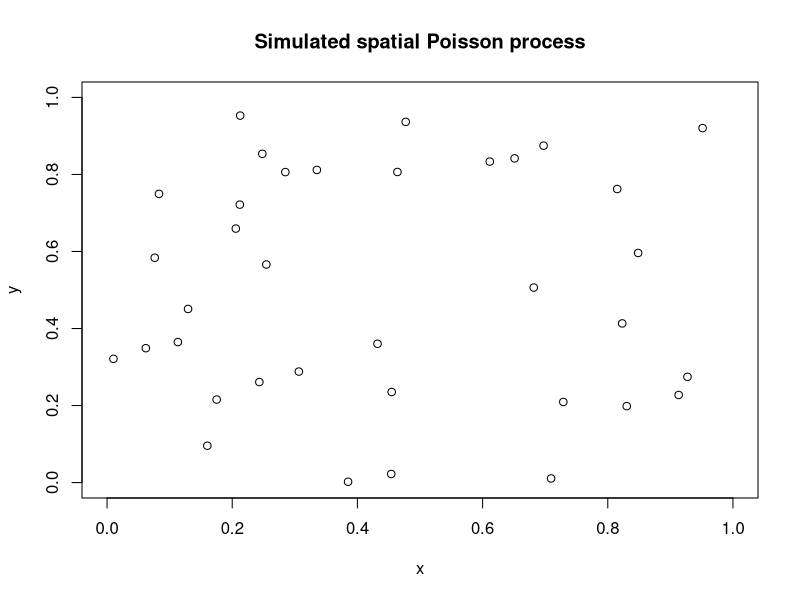
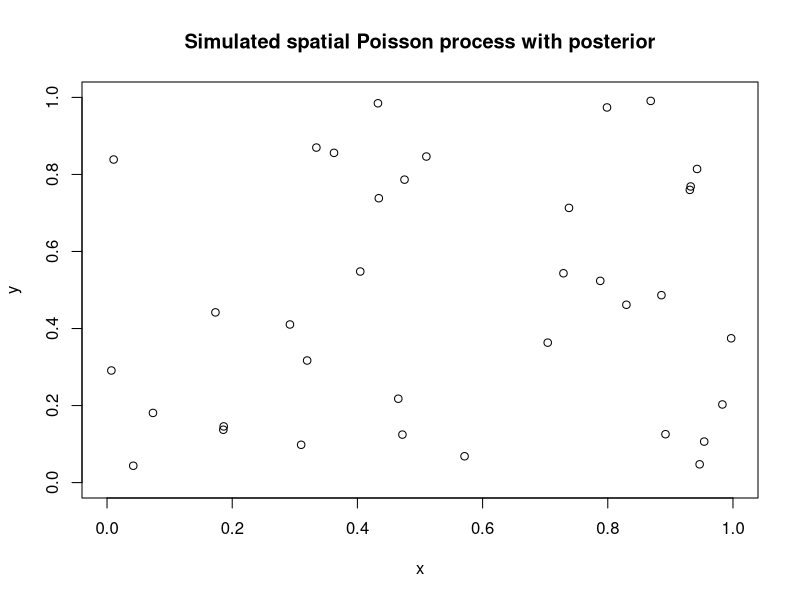
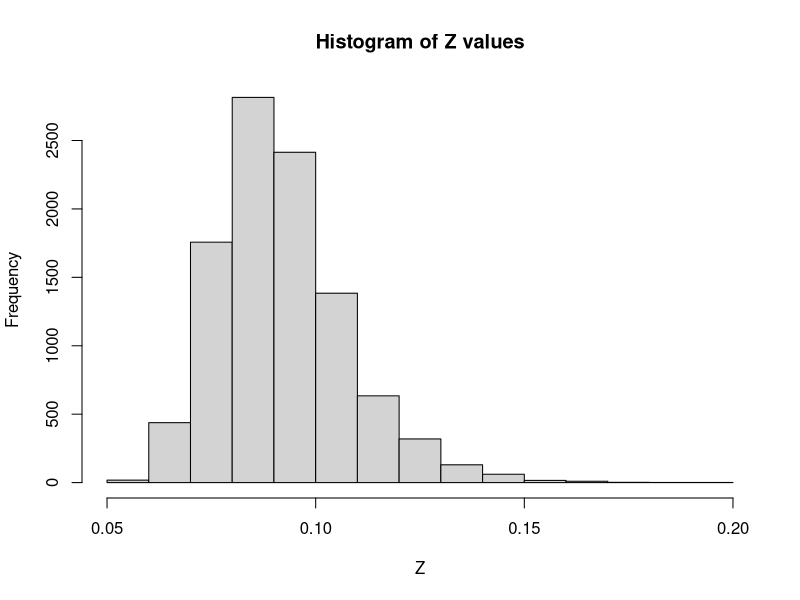

R code for these plots, in order:
# question 2b: join prob for excatly 4 trees in
# the 2 mentioned squares (with an overlapping area)
prob_2b <- function() {
  total_prob <- 0
  lambda_full <- 36
  lambda_area <- 0.4^2 * lambda_full
  lambda_overlap <- 0.2^2 * lambda_full
  lambda_non_overlap <- lambda_area - lambda_overlap

  for (i in 0:4) {
    prob_overlap <- dpois(i, lambda_overlap)
    prob_square1_non_overlap <- dpois(4 - i, lambda_non_overlap)
    prob_square2_non_overlap <- dpois(4 - i, lambda_non_overlap)
    
    total_prob <- total_prob + (prob_overlap * prob_square1_non_overlap * prob_square2_non_overlap)
  }
  return(total_prob)
}
print(prob_2b())


# question 2c: simulation
spatial_poisson_sim <- function(lambda, trials) {
    simlist <- numeric(trials)
    for (i in 1:trials){
      N <- rpois(1, lambda)
      x <- runif(N,0,1)
      y <- runif(N,0,1)
      simlist[i] = N
    }
  
  N_mean = round(mean(simlist))
  print("mean number of trees after the simulations: ")
  print(N_mean)
  x <- runif(N_mean,0,1)
  y <- runif(N_mean,0,1)
  plot(x, y, xlim=c(0,1), ylim=c(0,1), main="Simulated spatial Poisson process")
}
spatial_poisson_sim(36, 10000)

# question 2d: simulation with posterior
# Define the prior parameters for the Gamma distribution
spatial_poisson_sim_posterior <- function(trials) {
  # Update the posterior parameters based on the observed data
  alpha_post <- 0 + 36  # 36 trees observed
  beta_post <- 0 + 1 
  simlist <- numeric(trials)
  
  for (i in 1:trials) {
    N <- rgamma(1, shape = alpha_post, rate = beta_post)
    x <- runif(N,0,1)
    y <- runif(N,0,1)
    simlist[i] = N
  }
  
  N_mean = round(mean(simlist))
  print("mean number of trees after the simulations (with posterior): ")
  print(N_mean)
  x <- runif(N_mean,0,1)
  y <- runif(N_mean,0,1)
  plot(x, y, xlim=c(0,1), ylim=c(0,1), main="Simulated spatial Poisson process with posterior")
}
spatial_poisson_sim_posterior(10000)



# question 2e: simulation from Z
compute_Z <- function() {
  alpha_post <- 0 + 36 
  beta_post <- 0 + 1 
  l <- rgamma(1, shape = alpha_post, rate = beta_post)
  n <- rpois(1, l)
  x <- runif(n, 0, 1)
  y <- runif(n, 0, 1)
  
  # Compute Z
  distances <- matrix(NA, n, n)
  for (i in 1:n) {
    for (j in 1:n) {
      distances[i, j] <- sqrt((x[i] - x[j])^2 + (y[i] - y[j])^2)
    }
  }
  
  # Exclude self-distances (which are 0) by setting them to Inf
  diag(distances) <- Inf
  return (mean(apply(distances, 1, min)))
}

simulation_Z <- function(trials) {
  Z_values <- replicate(trials, compute_Z())
  hist(Z_values, main="Histogram of Z values", xlab="Z")
  
  # check if 0.1358 is an outlier
  Z_values = sort(Z_values)
  value <- 0.1358
  
  # Check if a value is an outlier
  is_outlier <- function(value, arr) {
    n <- length(arr)
    q1 <- arr[floor(n/4)]
    q3 <- arr[ceiling(3*n/4)]
    iqr <- q3 - q1
    return(value < (q1 - 1.5 * iqr) | value > (q3 + 1.5 * iqr))
  }
  
  outlier <- is_outlier(value, Z_values)
  print(paste("Is", value, "an outlier?", outlier))
}
simulation_Z(10000)





